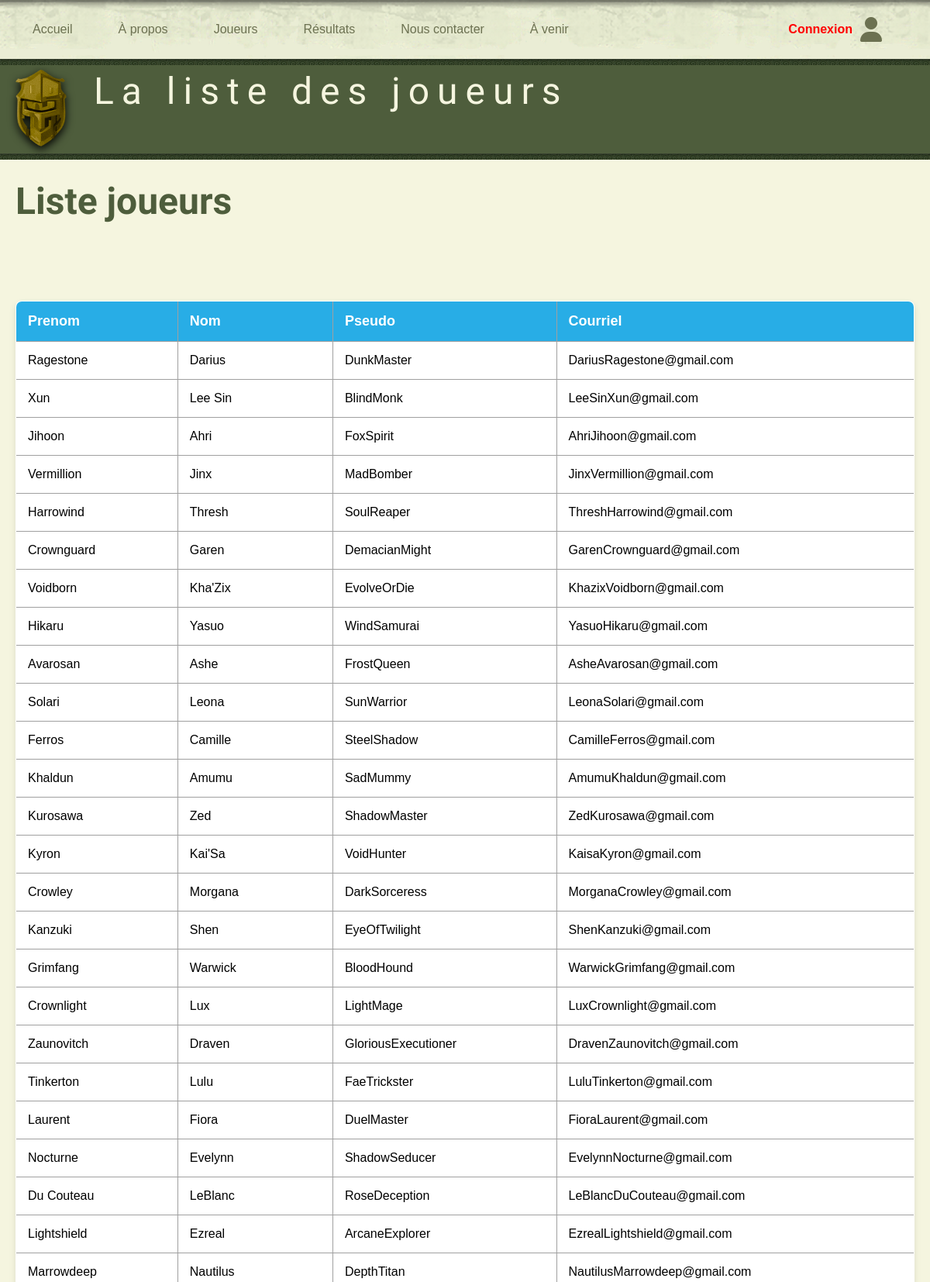
/joueurs.php (upper part), run on the app's committed database.
### tables this page shows
CREATE TABLE `pages` (
  `id` int NOT NULL,
  `url` varchar(255) NOT NULL,
  `titre` varchar(60) NOT NULL,
  `description` varchar(150) NOT NULL,
  `h1` varchar(100) NOT NULL,
  `accroche` varchar(255) DEFAULT NULL,
  `public` tinyint(1) NOT NULL,
  `texte` longtext NOT NULL,
  `modification` datetime NOT NULL
);

CREATE TABLE `joueurs` (
  `id` int NOT NULL,
  `nomfamille` varchar(50) NOT NULL,
  `prenom` varchar(50) NOT NULL,
  `pseudo` varchar(50) NOT NULL,
  `courriel` varchar(100) NOT NULL,
  `dateinscription` datetime DEFAULT NULL,
  `actif` tinyint(1) DEFAULT NULL
);

### include/configuration.inc (called while the page is built, shortened)
<?php
    try {
        $mysqli = new mysqli("127.0.0.1", "root", "mysql", "lanparty_felixlemaybegin");
    } catch (Exception $e) {
        die('Erreur de connexion à la base de données.');
    }
    $mysqli->set_charset("utf8mb4");
    $nomPage = basename($_SERVER['SCRIPT_NAME']);
    $requete = "SELECT titre, description, h1, texte FROM pages WHERE url = ?";
    if ($stmt = $mysqli->prepare($requete)) {
        $stmt->bind_param("s", $nomPage);
        $stmt->execute();
        $stmt->bind_result($titre, $description, $h1, $texte);
    } else {
        die("Erreur SQL : " . $mysqli->error);
    }

### joueurs.php (the view, shortened to what this page needs)
<?php
    require ('include/configuration.inc');
    require ('include/entete.inc');
    $requete = "SELECT nomfamille, prenom, pseudo, courriel FROM joueurs";
    $liste_joueurs = $mysqli->query($requete);
    if ($liste_joueurs)
    {
        if ($mysqli->affected_rows > 0)
        {
            echo "<table class='table'>";
                echo "<tr>";
                    echo "<th>Prenom</th>";
                    echo "<th>Nom</th>";
                    echo "<th>Pseudo</th>";
                    echo "<th>Courriel</th>";
                echo "</tr>";
            while ($enreg = $liste_joueurs->fetch_row())
            {
                echo"<tr>";
                    echo "<td>$enreg[0]</td>";
                    echo "<td>$enreg[1]</td>";
                    echo "<td>$enreg[2]</td>";
                    echo "<td>$enreg[3]</td>";
                echo "</tr>";
            }
            echo "</table>";
        }
    }
    else
    {
        echo "<p class='message-erreur'>Nous sommes désolés, les items ne peuvent pas être affichés.</p>";
        echo_debug($mysqli->error);
    }
    require ('include/pied-page.inc');

### include/entete.inc (shortened to what this page needs)
<?php
    echo "<!DOCTYPE html>";
    echo "<html lang='fr-CA'>";
    echo "<head>";
    echo "    <link rel='stylesheet' href='css/style.css'>";
    echo "    <link rel='stylesheet' href='css/mes-styles.css'>";
    echo "</head>";
    echo "<nav>";
    echo "  <div class='nav-container'>";
    echo "    <div class='nav-gauche'>";
    echo "      <a href='index.php'>Accueil</a>";
    echo "      <a href='a-propos.php'>À propos</a>";
    echo "      <a href='joueurs.php'>Joueurs</a>";
    echo "      <a href='resultats.php'>Résultats</a>";
    echo "      <a href='formulaire-contact.php'>Nous contacter</a>";
    echo "      <a href='a-venir.php'>À venir</a>";
    echo "    </div>";
    echo "    <div class='nav-droite'>";
    if (isset($_SESSION['usager'])) {
        echo '<a href="deconnecter.php" class="icone-auth" title="Déconnexion">';
        echo '<i class="fas fa-sign-out-alt"></i>';
        echo '</a>';
    } else {
        echo '<a href="formulaire-authentification.php" class="icone-auth" title="Connexion">';
        echo '<span class="texte-auth">Connexion</span> <i class="fas fa-user"></i>';
        echo '</a>';
    }
    echo "    </div>";
    echo "  </div>";
    echo "</nav>";
    echo "<div class='separation'></div>";
    echo "<header>";
    echo "    <div class='logo-text container'>";
    echo "        <div class='logo'><img src='medias/commun/logoLanParty.png'></div>";
    echo "        <div>";
    echo "            <div class= title>$titre</div>";
    echo "        </div>";
    echo "    </div>";
    echo "</header>";
    echo "<div class='separation'></div>";
    echo "<div id='main'>";
    echo "    <div class='container'>";
    echo "        <h1>$h1</h1>";
    echo "        <div class='items'>";
    echo "<body>";

### css/style.css (style rules this page uses)
:root { --couleur-principale-fonce: #4E5D3C; --couleur-principale-pale: #6C7151; --couleur-principale-tres-pale: #959A74; --couleur-secondaire-fonce: #EAEDD5; --couleur-secondaire-pale: #F5F5DF; --couleur-punch-fonce: #695483; --couleur-punch-pale: #B874A8; }
* { box-sizing: border-box; }
body { display: flex; min-height: 100vh; flex-direction: column; margin: 0; font-family: "Lucida Sans Unicode", sans-serif; }
a { color: var(--couleur-punch-pale); text-decoration: none; }
.container { max-width: 1200px; margin: 0 auto; padding: 0 20px; }
#main { flex: 1; background-color: var(--couleur-secondaire-pale); padding: 10px 0 20px 0; }
header { background-color: var(--couleur-principale-fonce); color: var(--couleur-secondaire-pale); padding: 5px 0; }
header .title { font-family: "Hurricane", serif; font-size: 3em; letter-spacing: 10px; }
header .logo img { filter: drop-shadow(0px 4px 6px rgba(0, 0, 0, 1.2)); }
nav { height: 55px; padding-top: 20px; background: url('../medias/commun/bg-nav.png') repeat-x; }
nav a { color: var(--couleur-principale-pale); text-decoration: none; padding: 7px 12px; border-radius: 8px; margin-right: 20px; }
.logo-text { display:flex; gap: 35px; }
h1 { font-family: "Hurricane", serif; font-size: 3em; color: var(--couleur-principale-fonce); margin: 15px 0; }
nav, footer { background-color: var(--couleur-secondaire-fonce); }
.separation { height: 8px; background: url('../medias/commun/pattern.png') repeat-x; }
.items { display: flex; gap: 40px; flex-wrap: wrap; margin: 40px 0; align-items: stretch; }

### css/mes-styles.css (style rules this page uses)
i { font-size: 2em; }
[class^="item"] { background-size: cover; background-position: center; }
.table { width: 100%; margin: 20px auto; border-collapse: collapse; background: white; box-shadow: 0 4px 8px rgba(0, 0, 0, 0.1); border-radius: 8px; overflow: hidden; text-align: left; }
.table, .table th, .table td { border: 1px solid rgb(160, 160, 160); padding: 15px; }
.table th { background: #28ade6; color: white; font-size: 18px; }
nav { width: 100%; padding-top: 0 !important; height: auto; display: flex; justify-content: space-between; align-items: center; background: url('../medias/commun/bg-nav.png') repeat-x; background-color: var(--couleur-secondaire-fonce); }
.nav-container { display: flex; justify-content: space-between; align-items: center; padding: 15px 30px; flex-wrap: wrap; width: 100%; max-width: none; margin: 0; }
.nav-gauche, .nav-droite { display: flex; align-items: center; gap: 15px; }
.nav-gauche a, .nav-droite a { margin-right: 20px; color: var(--couleur-principale-pale); text-decoration: none; font-weight: 500; padding: 7px 12px; border-radius: 8px; }
.texte-auth { color: red; margin-right: 10px; font-weight: bold; display: inline-block; white-space: nowrap; }
.icone-auth { color: #fff; text-decoration: none; display: flex; align-items: center; }

### data on the page
pages: titre "La liste des joueurs", h1 "Liste joueurs"
joueurs: nomfamille "Ragestone", prenom "Darius", pseudo "DunkMaster", courriel "DariusRagestone@gmail.com"
joueurs: nomfamille "Xun", prenom "Lee Sin", pseudo "BlindMonk", courriel "LeeSinXun@gmail.com"
joueurs: nomfamille "Jihoon", prenom "Ahri", pseudo "FoxSpirit", courriel "AhriJihoon@gmail.com"
joueurs: nomfamille "Vermillion", prenom "Jinx", pseudo "MadBomber", courriel "JinxVermillion@gmail.com"
joueurs: nomfamille "Harrowind", prenom "Thresh", pseudo "SoulReaper", courriel "ThreshHarrowind@gmail.com"
joueurs: nomfamille "Crownguard", prenom "Garen", pseudo "DemacianMight", courriel "GarenCrownguard@gmail.com"
joueurs: nomfamille "Voidborn", prenom "Kha'Zix", pseudo "EvolveOrDie", courriel "KhazixVoidborn@gmail.com"
joueurs: nomfamille "Hikaru", prenom "Yasuo", pseudo "WindSamurai", courriel "YasuoHikaru@gmail.com"
joueurs: nomfamille "Avarosan", prenom "Ashe", pseudo "FrostQueen", courriel "AsheAvarosan@gmail.com"
joueurs: nomfamille "Solari", prenom "Leona", pseudo "SunWarrior", courriel "LeonaSolari@gmail.com"
joueurs: nomfamille "Ferros", prenom "Camille", pseudo "SteelShadow", courriel "CamilleFerros@gmail.com"
joueurs: nomfamille "Khaldun", prenom "Amumu", pseudo "SadMummy", courriel "AmumuKhaldun@gmail.com"
joueurs: nomfamille "Kurosawa", prenom "Zed", pseudo "ShadowMaster", courriel "ZedKurosawa@gmail.com"
joueurs: nomfamille "Kyron", prenom "Kai'Sa", pseudo "VoidHunter", courriel "KaisaKyron@gmail.com"
joueurs: nomfamille "Crowley", prenom "Morgana", pseudo "DarkSorceress", courriel "MorganaCrowley@gmail.com"
joueurs: nomfamille "Kanzuki", prenom "Shen", pseudo "EyeOfTwilight", courriel "ShenKanzuki@gmail.com"
joueurs: nomfamille "Grimfang", prenom "Warwick", pseudo "BloodHound", courriel "WarwickGrimfang@gmail.com"
joueurs: nomfamille "Crownlight", prenom "Lux", pseudo "LightMage", courriel "LuxCrownlight@gmail.com"
joueurs: nomfamille "Zaunovitch", prenom "Draven", pseudo "GloriousExecutioner", courriel "DravenZaunovitch@gmail.com"
joueurs: nomfamille "Tinkerton", prenom "Lulu", pseudo "FaeTrickster", courriel "LuluTinkerton@gmail.com"
joueurs: nomfamille "Laurent", prenom "Fiora", pseudo "DuelMaster", courriel "FioraLaurent@gmail.com"
joueurs: nomfamille "Nocturne", prenom "Evelynn", pseudo "ShadowSeducer", courriel "EvelynnNocturne@gmail.com"
joueurs: nomfamille "Du Couteau", prenom "LeBlanc", pseudo "RoseDeception", courriel "LeBlancDuCouteau@gmail.com"
joueurs: nomfamille "Lightshield", prenom "Ezreal", pseudo "ArcaneExplorer", courriel "EzrealLightshield@gmail.com"
joueurs: nomfamille "Marrowdeep", prenom "Nautilus", pseudo "DepthTitan", courriel "NautilusMarrowdeep@gmail.com"
